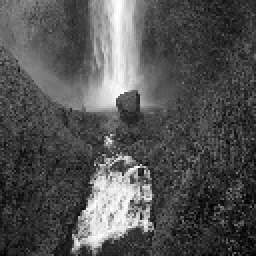
#> input picture frame 10 of ManashCode/output_video.mp4, 128 x 128 px, given in place of video.3gp, which was not available (shown 2 times larger)
$ jupyter execute --allow-errors 2DCCM.ipynb   (text cells are left out)
#> lines starting #> are read from the running program, lines starting #| are printed output that depends on the picture; pictures that were not available may be replaced by others from this repository, and a replacement may not be noted
[cell 1]
import numpy as np
import matplotlib.pyplot as plt
import cv2
import os

[cell 2]
l = 3 + 6j
l.real, l.imag
#> (the rest of this cell did not finish here and is left out)

[cell 3]
def CCM(x, y, a, b): # x, y -> initial conditions & a, b -> parameters
    z = x + 1j*y
    print(z.real, z.imag)
    z_new = a * np.sin(z.real) + b * np.cos(z.imag)
    return z_new.real, z_new.imag

def genSeq(len, init_x, init_y, a, b):
#> called with len = 128, init_x = 0.1, init_y = 0.1, a = 1, b = 0.5
    seq = []
    x, y = init_x, init_y
    for _ in range(len):
        x, y = CCM(x, y, a, b)
        seq.append((x, y))
#> further down, frame is the input picture: shape (128, 128, 3); min 0, max 255, mean 82.3
    return np.array(seq)

[cell 4]
CCM(2, 10, 0.1, 0)

[cell 5]
def embed_watermark(frame, watermark, chaotic_sequence):
    # Apply SVD
    U, S, Vt = np.linalg.svd(frame, full_matrices=False)
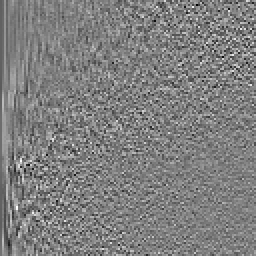
#> U: shape (128, 128) float64 (shown 2 times larger); min -0.412, max 0.408, mean -0.000644; drawn with min black and max white
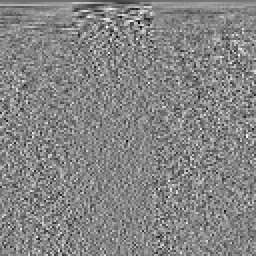
#> Vt: shape (128, 128) float64 (shown 2 times larger); min -0.392, max 0.358, mean -0.000229; drawn with min black and max white
#> S = 128 values, max 11920.3 at index 0, min 0.0429 at index 127, mean 305.8
    # Embed watermark using chaotic sequence
    for i, (x, y) in enumerate(chaotic_sequence):
        S[i] += watermark[i % len(watermark)] * (x + y)
#> after the loop, S = 128 values, max 11920.3 at index 0, min 1.54 at index 127, mean 306.6
    # Reconstruct frame
    watermarked_frame = np.dot(U, np.dot(np.diag(S), Vt))
    return watermarked_frame

[cell 6]
def extract_watermark(frame, chaotic_sequence, watermark_length):
    # Apply SVD
    U, S, Vt = np.linalg.svd(frame, full_matrices=False)
    # Extract watermark using chaotic sequence
    watermark = []
    for i, (x, y) in enumerate(chaotic_sequence):
        if i < watermark_length:
            watermark.append(S[i] / (x + y))
    return np.array(watermark)

[cell 7]
import cv2
import numpy as np

# Load video
video_path = 'video.3gp'
cap = cv2.VideoCapture(video_path)

# Create video writer for output
fourcc = cv2.VideoWriter_fourcc(*'mp4v')
out = cv2.VideoWriter('output_video.mp4', fourcc, 20.0, (128, 128), isColor=False)

# Generate chaotic sequence
chaotic_sequence = genSeq(128, 0.1, 0.1, 1.0, 0.5)

# Define watermark (simple binary pattern for demonstration)
watermark = np.random.choice([0, 1], size=(128,))

# Process each frame
frame_count = 0
while cap.isOpened() and frame_count < 100:  # Assuming 20 fps, 100 frames for 5 seconds
    ret, frame = cap.read()
    if not ret:
        break

    # Convert to grayscale and resize to 128x128
    frame = cv2.cvtColor(frame, cv2.COLOR_BGR2GRAY)
    frame = cv2.resize(frame, (128, 128))

    # Embed watermark in frame
    watermarked_frame = embed_watermark(frame, watermark, chaotic_sequence)

    # Write watermarked frame to output video
    out.write(watermarked_frame.astype(np.uint8))

    frame_count += 1

cap.release()
out.release()
cv2.destroyAllWindows()

# For extraction, let's assume we process the saved watermarked video
cap = cv2.VideoCapture('output_video.mp4')

# Extract watermark from first frame for demonstration
ret, frame = cap.read()
if ret:
    # Convert to grayscale and resize to 128x128
    frame = cv2.cvtColor(frame, cv2.COLOR_BGR2GRAY)
    frame = cv2.resize(frame, (128, 128))

    # Extract watermark
    extracted_watermark = extract_watermark(frame, chaotic_sequence, len(watermark))
    print("Extracted Watermark:", extracted_watermark)

cap.release()
cv2.destroyAllWindows()

extracted_watermark.shape

$ run again, starting later in the video
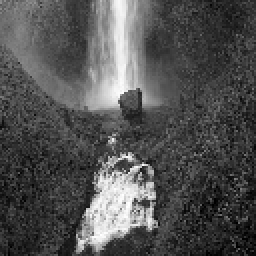
#> input picture frame 45 of ManashCode/output_video.mp4, 128 x 128 px, given in place of video.3gp, which was not available (shown 2 times larger)
#> frame is the input picture: shape (128, 128, 3); min 0, max 255, mean 81.4
#> frame: shape (128, 128)
#> in embed_watermark, `U, S, Vt = np.linalg.svd(frame, full_matrices=False)`:
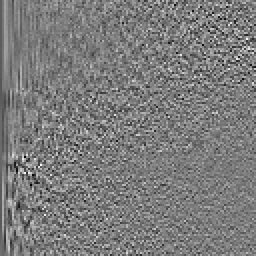
#> U: shape (128, 128) float64 (shown 2 times larger); min -0.387, max 0.404, mean -0.000724; drawn with min black and max white
#> in embed_watermark, `U, S, Vt = np.linalg.svd(frame, full_matrices=False)`:
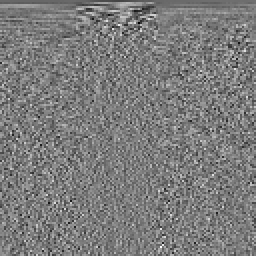
#> Vt: shape (128, 128) float64 (shown 2 times larger); min -0.408, max 0.425, mean -0.00095; drawn with min black and max white
#> in embed_watermark, `U, S, Vt = np.linalg.svd(frame, full_matrices=False)`: S = 128 values, max 11749.6 at index 0, min 1.04 at index 127, mean 301.7
#> after the loop in embed_watermark, `for i, (x, y) in enumerate(chaotic_sequence):`: S = 128 values, max 11749.6 at index 0, min 2.54 at index 127, mean 302.5

$ run again, starting later in the video
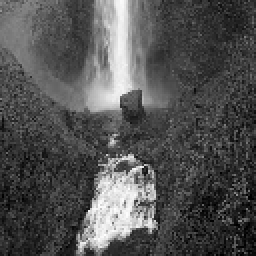
#> input picture frame 80 of ManashCode/output_video.mp4, 128 x 128 px, given in place of video.3gp, which was not available (shown 2 times larger)
#> frame is the input picture: shape (128, 128, 3); min 0, max 255, mean 81.9
#> frame: shape (128, 128)
#> in embed_watermark, `U, S, Vt = np.linalg.svd(frame, full_matrices=False)`:
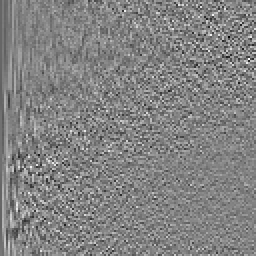
#> U: shape (128, 128) float64 (shown 2 times larger); min -0.445, max 0.419, mean -0.000624; drawn with min black and max white
#> in embed_watermark, `U, S, Vt = np.linalg.svd(frame, full_matrices=False)`:
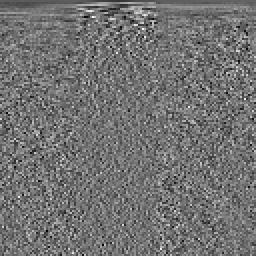
#> Vt: shape (128, 128) float64 (shown 2 times larger); min -0.342, max 0.416, mean -0.000692; drawn with min black and max white
#> in embed_watermark, `U, S, Vt = np.linalg.svd(frame, full_matrices=False)`: S = 128 values, max 11823 at index 0, min 1 at index 127, mean 304
#> after the loop in embed_watermark, `for i, (x, y) in enumerate(chaotic_sequence):`: S = 128 values, max 11823 at index 0, min 2.5 at index 127, mean 304.8
